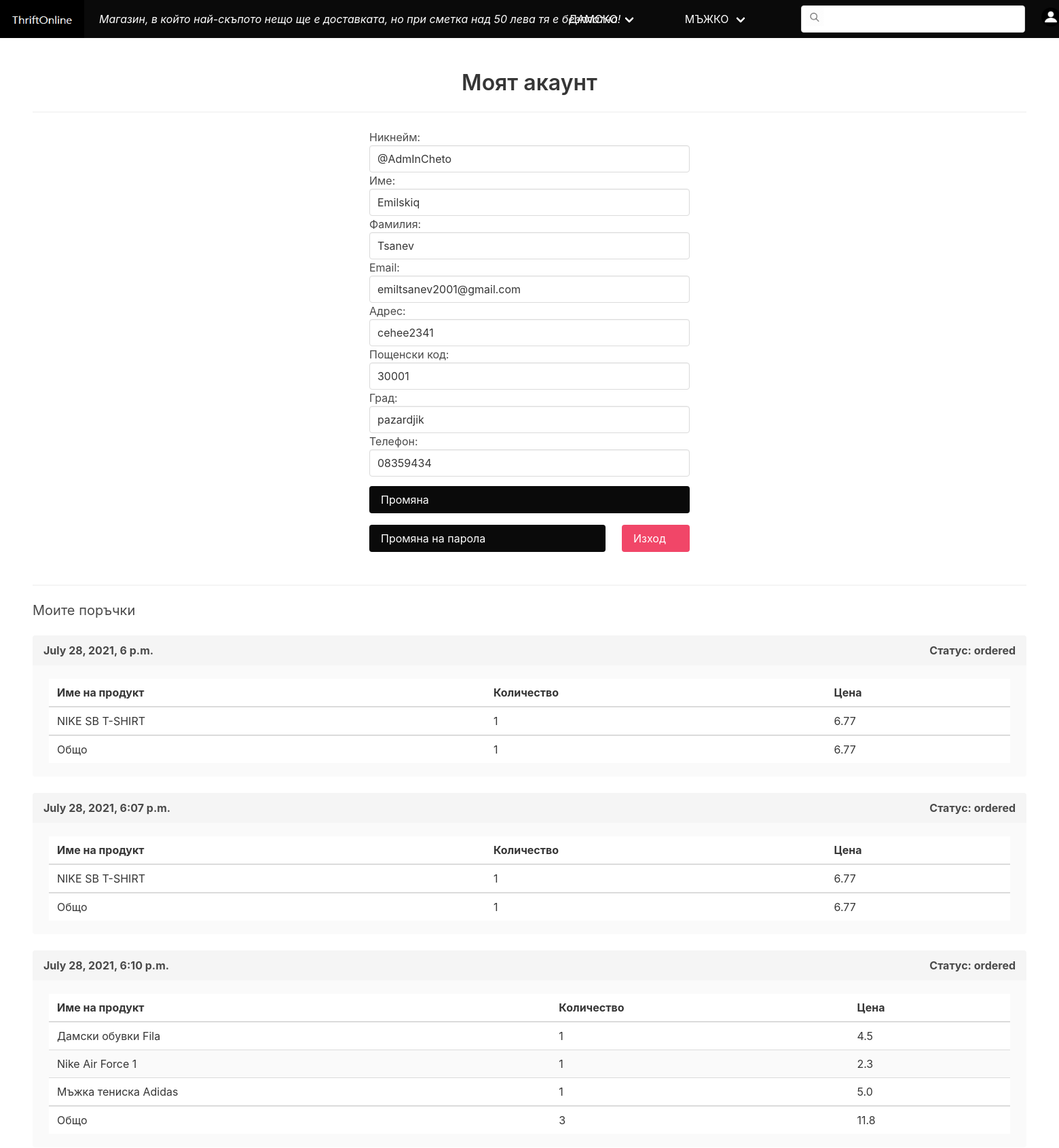
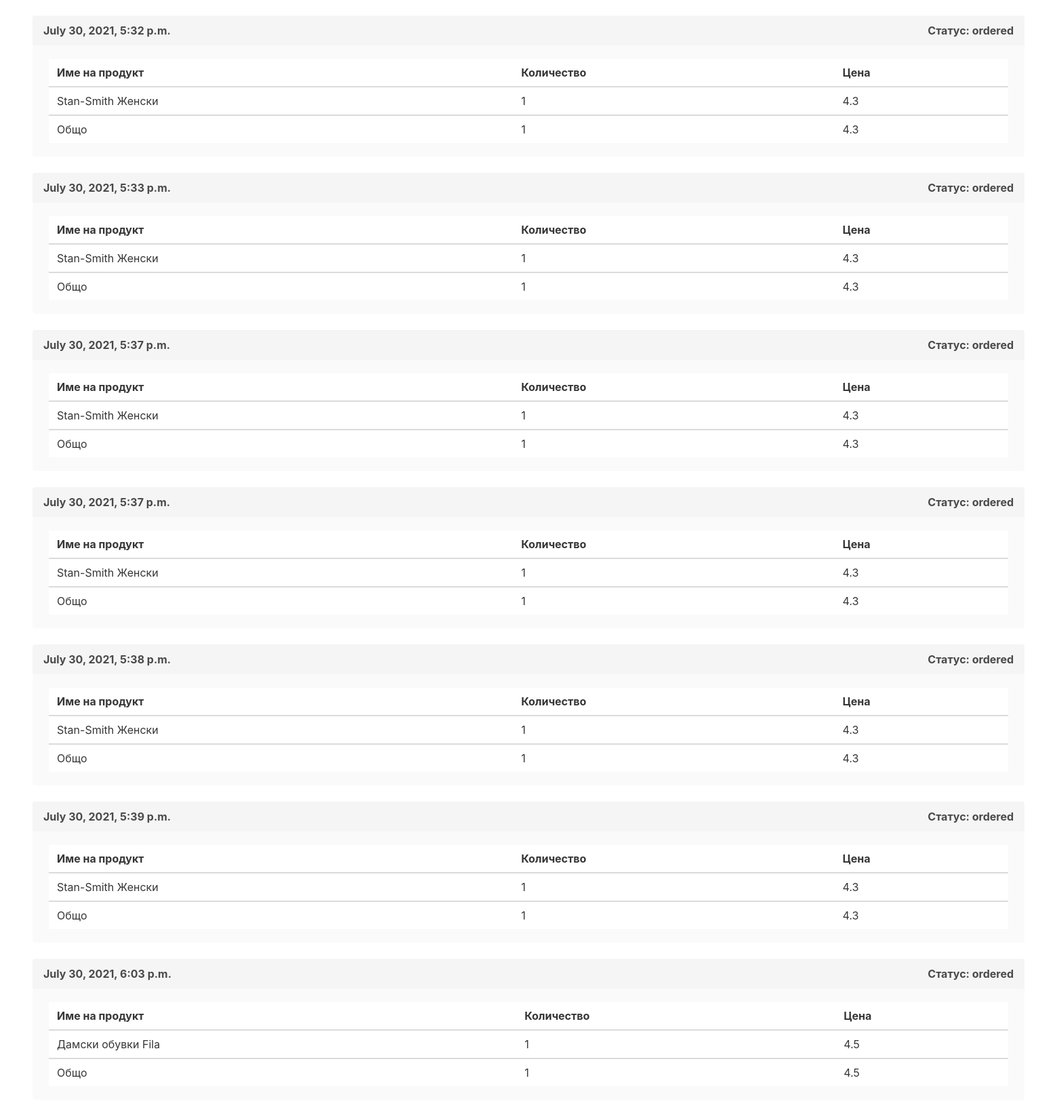
/myaccount/ (signed in, upper part), run on the app's committed database (2 pictures, top to bottom).
### apps/userprofile/models.py (models this page shows, shortened)
class UserProfile(models.Model):
    user = models.OneToOneField(User, related_name='userprofile', on_delete=models.CASCADE)
    address = models.CharField(max_length=255, blank=True, null=True)
    zip_code = models.CharField(max_length=255, blank=True, null=True)
    city = models.CharField(max_length=255, blank=True, null=True)
    phone = models.CharField(max_length=255, blank=True, null=True)

### apps/order/models.py (models this page shows, shortened)
class Order(models.Model):
    ORDERED = 'ordered'
    DELIVERED = 'delivered'
    RECEVIED = 'received'
    STATUS_CHOICES = (
        (ORDERED, 'Ordered'),
        (DELIVERED, 'Delivered'),
        (RECEVIED, 'Received')
    )
    first_name = models.CharField(max_length=120)
    last_name = models.CharField(max_length=120)
    email = models.CharField(max_length=120, blank=True, null=True)
    address = models.CharField(max_length=120, blank=True, null=True)
    zip_code = models.CharField(max_length=120, blank=True, null=True)
    city = models.CharField(max_length=120, blank=True, null=True)
    phone = models.CharField(max_length=120)
    office = models.CharField(max_length=120, default="", blank=True, null=True)
    user = models.ForeignKey(User, related_name='orders', on_delete=models.SET_NULL, blank=True, null=True)
    created_at = models.DateTimeField(auto_now_add=True)
    paid = models.BooleanField(default=False)
    paid_amount = models.FloatField(blank=True, null=True)
    used_coupon = models.CharField(max_length=50, blank=True, null=True)
    payment_intent = models.CharField(max_length=255)
    shipped_date = models.DateTimeField(blank=True, null=True)
    status = models.CharField(max_length=20, choices=STATUS_CHOICES, default=ORDERED)
    def get_total_quantity(self):
        return sum(int(item.quantity) for item in self.item.all())

class OrderItem(models.Model):
    order = models.ForeignKey(Order, related_name='item', on_delete=models.CASCADE)
    product = models.ForeignKey(Product, related_name='items', on_delete=models.DO_NOTHING)
    price = models.FloatField()
    quantity = models.IntegerField(default=1)

### apps/store/models.py (models this page shows, shortened)
class Product(models.Model):
    category = models.ForeignKey(Category, related_name='products', on_delete=models.CASCADE)
    title = models.CharField(max_length=256)
    slug = models.SlugField(max_length=256)
    description = models.TextField(blank=True, null=True)
    price = models.FloatField(default=5)
    date_added = models.DateTimeField(auto_now_add=True)
    num_available = models.IntegerField(default=1)
    num_visits = models.IntegerField(default=0)
    last_visit = models.DateTimeField(blank=True, null=True)
    image = models.ImageField(upload_to=product_directory_path, blank=True, null=True)
    thumbnail = models.ImageField(upload_to=product_directory_path, blank=True, null=True)

### apps/userprofile/views.py (the view)
# urls.py: path('myaccount/', myaccount, name="myaccount"),
@login_required
def myaccount(request):
    if request.method == 'POST':
        u_form = EditUserForm(request.POST, instance=request.user)
        up_form = EditUserprofileForm(request.POST, instance=request.user.userprofile)
        if u_form.is_valid() and up_form.is_valid():
            u_form.save()
            up_form.save()
            return redirect('myaccount')
    else:
        u_form = EditUserForm(instance=request.user)
        up_form = EditUserprofileForm(instance=request.user.userprofile)
    context = {
        'u_form' : u_form,
        'up_form' : up_form,
    }
    return render(request, 'myaccount.html', context)

### apps/userprofile/forms.py (shortened to what this page needs)
class EditUserForm(forms.ModelForm):
    username = forms.CharField(max_length=33,
        label="Никнейм",
        strip=False,
        required=True
    )
    email = forms.EmailField()
    first_name = forms.CharField(max_length=33,
        label="Име",
        strip=False,
        required=True
    )
    last_name = forms.CharField(max_length=33,
        label="Фамилия",
        strip=False,
        required=True
    )
    class Meta:
        model = User
        fields = ['username', 'first_name', 'last_name', 'email',]
    def __init__(self, *args, **kwargs):
        super(EditUserForm, self).__init__(*args, **kwargs)
        self.fields['username'].widget.attrs['class'] = 'input'
        self.fields['email'].widget.attrs['class'] = 'input'
        self.fields['first_name'].widget.attrs['class'] = 'input'
        self.fields['last_name'].widget.attrs['class'] = 'input'

class EditUserprofileForm(forms.ModelForm):
    address = forms.CharField(max_length=100,
        label="Адрес",
        strip=False,
        required=True
    )
    zip_code = forms.CharField(max_length=33,
        label="Пощенски код",
        strip=False,
        required=True
    )
    city = forms.CharField(max_length=33,
        label="Град",
        strip=False,
        required=True
    )
    phone = forms.CharField(max_length=33,
        label="Телефон",
        strip=False,
        required=True
    )
    class Meta:
        model = UserProfile
        fields = '__all__'
        exclude = ('user',)
    def __init__(self, *args, **kwargs):
        super(EditUserprofileForm, self).__init__(*args, **kwargs)
        self.fields['address'].widget.attrs['class'] = 'input'
        self.fields['zip_code'].widget.attrs['class'] = 'input'
        self.fields['city'].widget.attrs['class'] = 'input'
        self.fields['phone'].widget.attrs['class'] = 'input'

### apps/cart/cart.py (called while the page is built)
    def __iter__(self):
        product_ids = self.cart.keys()
        product_clean_ids = []
        for p in product_ids:
            product_clean_ids.append(p)
            self.cart[str(p)]['product'] = Product.objects.get(pk=p)
        for item in self.cart.values():
            item['total_price'] = round(float(item['price'] * int(item['quantity'])), 2)
            yield item

    def get_total_length(self):
        return sum( int(item['quantity']) for item in self.cart.values() )

    def get_total_cost(self):
        return round(sum(float(item['total_price']) for item in self),2)

### apps/userprofile/templates/myaccount.html (shortened to what this page needs)
{% extends 'base.html' %}
{% block content %}
<div id="productapp">
    <center>
        <h1 class="title">Моят акаунт</h1>
    </center>
    <hr>
    <div class="columns">
        <div class="column is-4 is-offset-4">
            <form method="POST" action=".">
                {{ u_form.as_p }}
                {{ up_form.as_p }}
                <div class="field" style="margin-top: 3%;">
                    <div class="control">
                        <button class="button is-black">Промяна</button>
                        <div class="columns" style="margin-top: 1%;">
                            <div class="column is-9">
                                <a href="{% url 'password_change' %}" class="button is-black">Промяна на парола</a>
                            </div>
                            <div class="column is-3">
                                <a href="{% url 'logout' %}" class="button is-danger">Изход</a>
                            </div>
                        </div>
                    </div>
                </div>
            </form>
        </div>
    </div>
    <hr>
    <h2 class="subtitle">Моите поръчки</h2>
    {% for order in request.user.orders.all %}
        <article class="message is-light">
            <div class="message-header">
                <p>{{ order.created_at }}</p>
                <p><strong>Статус: </strong>{{ order.status }}</p>
            </div>
            <div class="message-body">
                <table class="table is-striped is-fullwidth">
                    <thead>
                        <tr>
                            <th>Име на продукт</th>
                            <th>Количество</th>
                            <th>Цена</th>
                        </tr>
                    </thead>
                    <tbody>
                        {% for item in order.item.all %}
                            <tr>
                                <td>{{ item.product.title }}</td>
                                <td>{{ item.quantity }}</td>
                                <td>{{ item.price }}</td>
                            </tr>
                        {% endfor %}
                    </tbody>
                    <tfoot>
                        <tr>
                            <td>Общо</td>
                            <td>{{ order.get_total_quantity }}</td>
                            <td>{{ order.paid_amount }}</td>
                        </tr>
                    </tfoot>
                </table>
            </div>
        </article>
    {% empty %}
        <p>Нямате все още поръчки...</p>
    {% endfor %}
</div>
{% endblock %}

### apps/core/templates/base.html (shortened to what this page needs)
{% load static %}
<!DOCTYPE html>
<html>
    <head>
        <link rel="stylesheet" href="https://cdn.jsdelivr.net/npm/bulma@0.9.2/css/bulma.min.css">
        <link rel="stylesheet" href="{% static 'css_files/main.css' %}">
    </head>
    <body>
        <nav class="navbar is-black" role="navigation" aria-label="main navigation" id="navbarapp">
            <div class="navbar-brand">
                <a class="navbar-item" href="{% url 'frontpage' %}">
                  <img src="{% static 'images/other/logo-frontpage1.png' %}" alt="ThiftOnline - homepage" width="100" height="20">
                </a>
            </div>
            <div  id="main-navbar" class="navbar-menu" :class="{ 'is-active': menuClass }">
                <div class="navbar-start">
                    <div class="navbar-item" style="color: white;">
                        <em style="margin-left: 10px;">Магазин, в който най-скъпото нещо ще е доставката, но при сметка над 50 лева тя е безплатна!</em>
                    </div>
                </div>
                <div class="navbar-end">
                    <div class="navbar-item has-dropdown is-hoverable">
                        <a href="{% url 'category_detail' women_category.slug %}" class="navbar-link">ДАМСКО</a>
                    </div>
                    <div class="navbar-item has-dropdown is-hoverable">
                        <a href="{% url 'category_detail' men_category.slug %}" class="navbar-link">МЪЖКО</a>
                    </div>
                    <div class="navbar-item">
                        <div class="field has-addons">
                            <form method="get" action="{% url 'search' %}">
                                <div class="control has-icons-left has-icons-right">
                                    <input type="text" class="input" placeholder="" name="query">
                                    <span class="icon is-left"  @click="search()">
                                        <i class="fas fa-envelope"><img src="{% static 'images/other/UI_Icons_2-01-512.png' %}"></i>
                                    </span>
                                </div>
                            </form>
                        </div>
                    </div>
                    <div class="navbar-item">
                        {% if request.user.is_authenticated %}
                            <a href="{% url 'myaccount' %}" style="margin-right: 10px;">
                                <img class="is-64x64" src="{% static 'images/other/am-a-19-year-old-multimedia-artist-student-from-manila--21.png' %}" />
                            </a>
                        {% else %}
                            <a href="{% url 'login' %}" style="margin-right: 10px;">
                                <img class="is-64x64" src="{% static 'images/other/am-a-19-year-old-multimedia-artist-student-from-manila--21.png' %}" />
                            </a>
                        {% endif %}
                    </div>
                </div>
            </div>
        </nav>
        <section class="section">
            {% block content %}
            {% endblock %}
        </section>
    </body>
</html>

### static/css_files/main.css (style rules this page uses)
.navbar-item.has-dropdown.is-hoverable { width: 25%; }
.button { display: flex; width: 100%; justify-content: space-between }

### data on the page
UserProfile: address "cehee2341", zip_code "30001", city "pazardjik", phone "08359434"
Order: created_at "July 28, 2021, 6 p.m.", status "ordered", get_total_quantity "1", paid_amount "6.77"
OrderItem: product "NIKE SB T-SHIRT", quantity "1", price "6.77"
Order: created_at "July 28, 2021, 6:07 p.m.", status "ordered", get_total_quantity "1", paid_amount "6.77"
OrderItem: product "NIKE SB T-SHIRT", quantity "1", price "6.77"
Order: created_at "July 28, 2021, 6:10 p.m.", status "ordered", get_total_quantity "3", paid_amount "11.8"
OrderItem: product "Дамски обувки Fila", quantity "1", price "4.5"
OrderItem: product "Nike Air Force 1", quantity "1", price "2.3"
OrderItem: product "Мъжка тениска Adidas", quantity "1", price "5.0"
Order: created_at "July 30, 2021, 5:32 p.m.", status "ordered", get_total_quantity "1", paid_amount "4.3"
OrderItem: product "Stan-Smith Женски", quantity "1", price "4.3"
Order: created_at "July 30, 2021, 5:33 p.m.", status "ordered", get_total_quantity "1", paid_amount "4.3"
OrderItem: product "Stan-Smith Женски", quantity "1", price "4.3"
Order: created_at "July 30, 2021, 5:37 p.m.", status "ordered", get_total_quantity "1", paid_amount "4.3"
OrderItem: product "Stan-Smith Женски", quantity "1", price "4.3"
Order: created_at "July 30, 2021, 5:37 p.m.", status "ordered", get_total_quantity "1", paid_amount "4.3"
OrderItem: product "Stan-Smith Женски", quantity "1", price "4.3"
Order: created_at "July 30, 2021, 5:38 p.m.", status "ordered", get_total_quantity "1", paid_amount "4.3"
OrderItem: product "Stan-Smith Женски", quantity "1", price "4.3"
Order: created_at "July 30, 2021, 5:39 p.m.", status "ordered", get_total_quantity "1", paid_amount "4.3"
OrderItem: product "Stan-Smith Женски", quantity "1", price "4.3"
Order: created_at "July 30, 2021, 6:03 p.m.", status "ordered", get_total_quantity "1", paid_amount "4.5"
OrderItem: product "Дамски обувки Fila", quantity "1", price "4.5"
